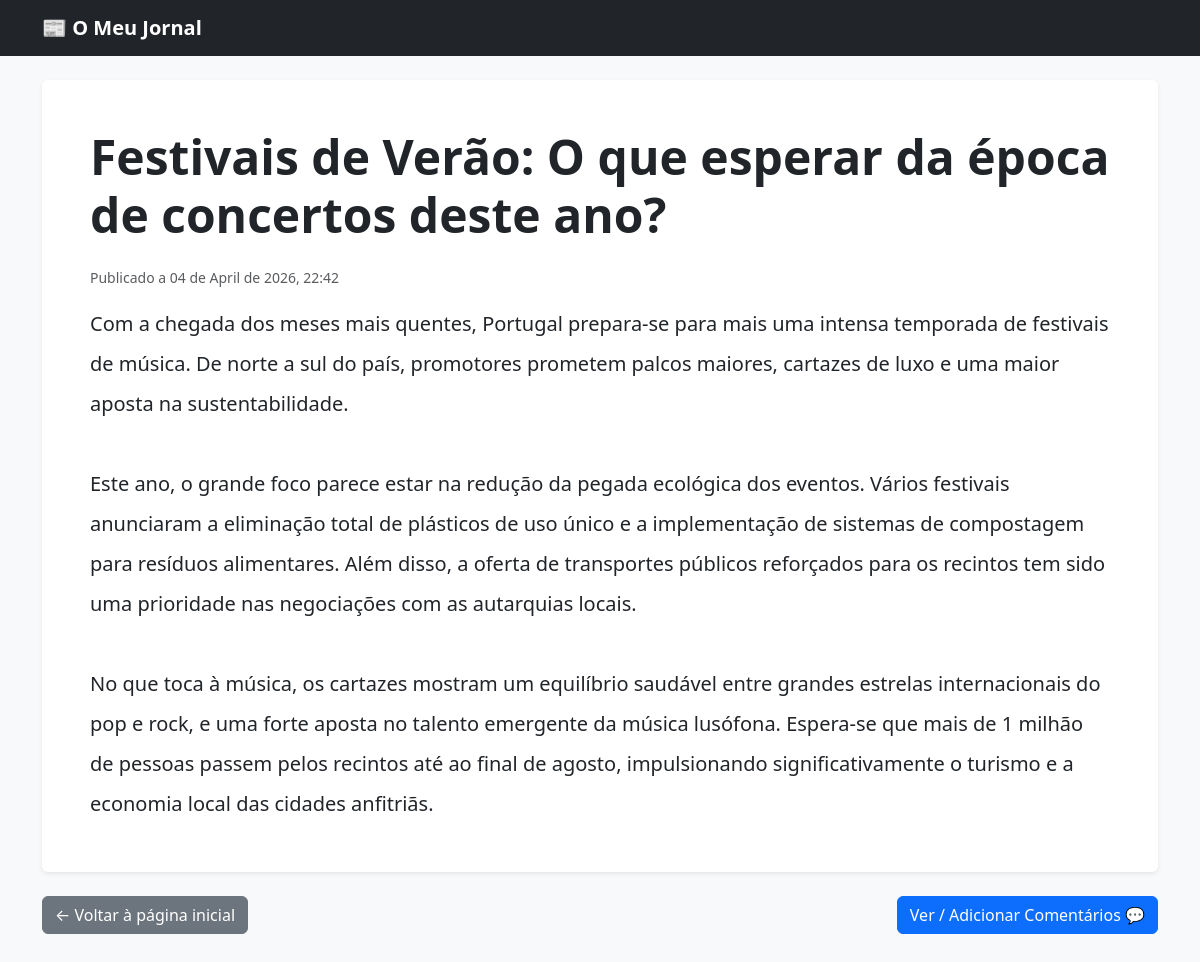
/artigo/3/, run on the app's committed database.
### noticias/models.py (models this page shows, shortened)
class Artigo(models.Model):
    titulo = models.CharField(max_length=200)
    corpo_texto = models.TextField()
    data_publicacao = models.DateTimeField(default=timezone.now)
    class Meta:
        ordering = ['-data_publicacao']

### noticias/views.py (the view)
# urls.py: path('artigo/<int:artigo_id>/', views.detalhe_artigo, name='detalhe_artigo'),
def detalhe_artigo(request, artigo_id):
    artigo = get_object_or_404(Artigo, id=artigo_id)
    return render(request, 'noticias/detalhe_artigo.html', {'artigo': artigo})

### noticias/templates/noticias/detalhe_artigo.html (shortened to what this page needs)
{% extends 'noticias/base.html' %}
{% block conteudo %}
    <div class="card shadow-sm border-0 mb-4">
        <div class="card-body p-5">
            <h1 class="display-5 fw-bold mb-4">{{ artigo.titulo }}</h1>
            <p class="text-muted small">Publicado a {{ artigo.data_publicacao|date:"d \d\e F \d\e Y, H:i" }}</p>
            <div class="fs-5 lh-lg text-dark">
                {{ artigo.corpo_texto|linebreaksbr }}
            </div>
        </div>
    </div>
    <div class="d-flex justify-content-between mb-5">
        <a href="{% url 'lista_artigos' %}" class="btn btn-secondary">&larr; Voltar à página inicial</a>
        <a href="{% url 'comentarios_artigo' artigo.id %}" class="btn btn-primary">Ver / Adicionar Comentários 💬</a>
    </div>
{% endblock %}

### data on the page
Artigo: titulo "Festivais de Verão: O que esperar da época de concertos deste ano?", data_publicacao "04 de April de 2026, 22:42", corpo_texto "Com a chegada dos meses mais quentes, Portugal prepara-se para mais uma intensa temporada de festivais de música. De norte a sul do país, promotores prometem palcos maiores, cartazes de luxo e uma maior aposta na sustentabilidade. Este ano, o grande foco parece estar na redução da pegada ecológica dos eventos. Vários festivais anunciaram a eliminação total de plásticos de uso único e a implementação de sistemas de compostagem para resíduos alimentares. Além disso, a oferta de transportes públicos reforçados para os recintos tem sido uma prioridade nas negociações com as autarquias locais. No que toca à música, os cartazes mostram um equilíbrio saudável entre grandes estrelas internacionais…"
